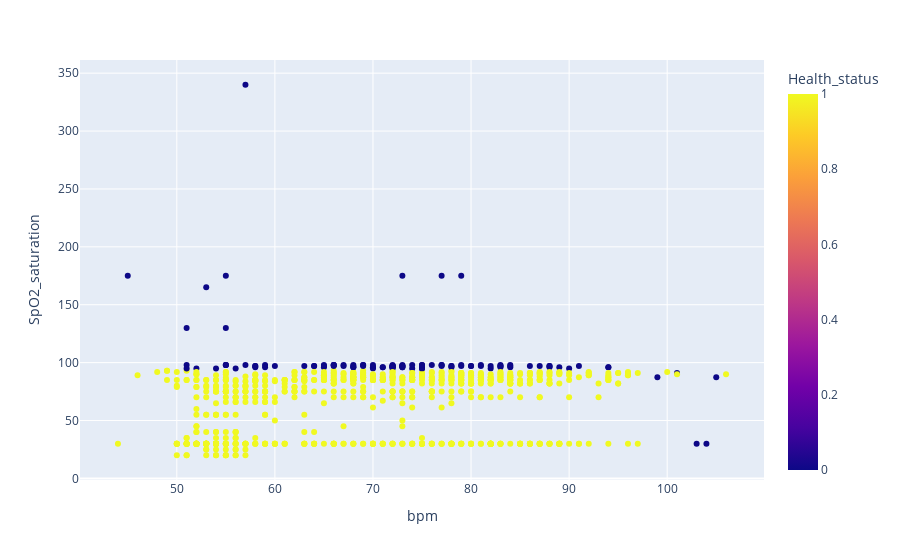

The notebook cell this image was saved under:
### Code cell
px.scatter(health_data_not_missing  , x = 'bpm' , y = 'SpO2_saturation', color='Health_status')

### Figure 1 — Plotly figure (JSON) as saved in the notebook; plotly's stock layout.template omitted (floating-point values rounded to 4 significant figures; data arrays with more than 128 entries replaced by an {"elided": "..."} marker saying what was removed)
{"data": [{"hovertemplate": "bpm=%{x}<br>SpO2_saturation=%{y}<br>Health_status=%{marker.color}<extra></extra>", "legendgroup": "", "marker": {"color": {"elided": "825 int values"}, "coloraxis": "coloraxis", "symbol": "circle"}, "mode": "markers", "name": "", "orientation": "v", "showlegend": false, "type": "scatter", "x": {"elided": "825 int values"}, "xaxis": "x", "y": {"elided": "825 float values"}, "yaxis": "y"}], "layout": {"coloraxis": {"colorbar": {"title": {"text": "Health_status"}}, "colorscale": [[0, "#0d0887"], [0.1111, "#46039f"], [0.2222, "#7201a8"], [0.3333, "#9c179e"], [0.4444, "#bd3786"], [0.5556, "#d8576b"], [0.6667, "#ed7953"], [0.7778, "#fb9f3a"], [0.8889, "#fdca26"], [1, "#f0f921"]]}, "legend": {"tracegroupgap": 0}, "margin": {"t": 60}, "xaxis": {"anchor": "y", "domain": [0, 1], "title": {"text": "bpm"}}, "yaxis": {"anchor": "x", "domain": [0, 1], "title": {"text": "SpO2_saturation"}}}}
